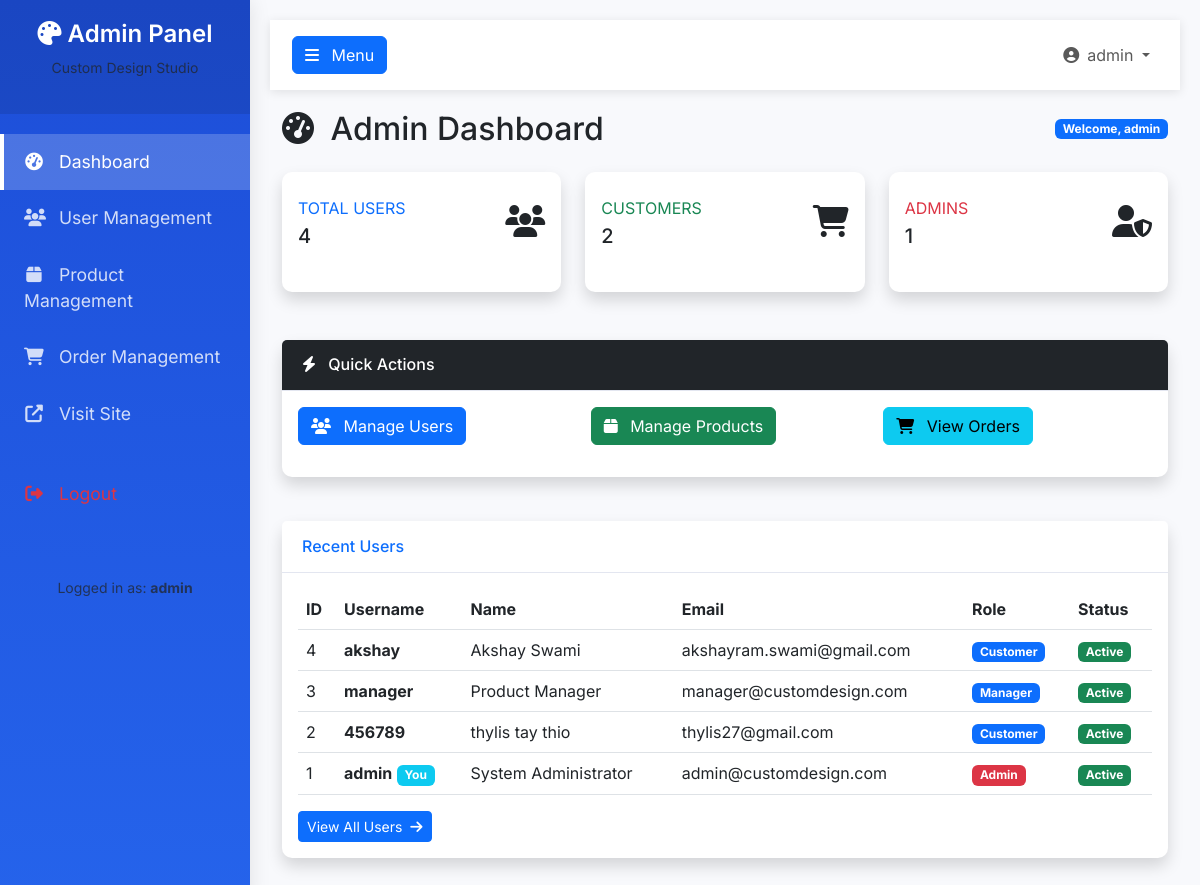
The page /admin/dashboard (signed in) on the database its author committed.
### tables this page shows
CREATE TABLE users (
                user_id INTEGER PRIMARY KEY AUTOINCREMENT,
                username TEXT UNIQUE NOT NULL,
                email TEXT UNIQUE NOT NULL,
                password_hash BLOB NOT NULL,
                first_name TEXT NOT NULL,
                last_name TEXT NOT NULL,
                date_of_birth TEXT,
                phone TEXT,
                address TEXT,
                role TEXT DEFAULT 'customer',
                profile_image TEXT,
                is_active INTEGER DEFAULT 1,
                created_at TIMESTAMP DEFAULT CURRENT_TIMESTAMP,
                last_login TIMESTAMP
            );

### admin_routes.py (the view)
@admin_bp.route('/dashboard')
@admin_required
def dashboard():
    all_users = db_helper.get_all_users(exclude_admin=False)
    customer_count = len([u for u in all_users if u[7] == 'customer'])
    admin_count = len([u for u in all_users if u[7] == 'admin'])
    users_list = [User.from_database_row(user) for user in all_users if user]
    return render_template('admin_dashboard.html',
                         users=users_list,
                         customer_count=customer_count,
                         admin_count=admin_count,
                         total_users=len(all_users))

### User.py (called while the page is built)
    def get_user_id(self):
        return self.__user_id

    def get_username(self):
        return self.__username

    def get_email(self):
        return self.__email

    def get_full_name(self):
        return f"{self.__first_name} {self.__last_name}"

    def get_role(self):
        return self.__role

    def is_active(self):
        return self.__is_active

    @classmethod
    def from_database_row(cls, row_data):
        if len(row_data) >= 11:
            return cls(
                user_id=row_data[0],
                username=row_data[1],
                email=row_data[2],
                first_name=row_data[3],
                last_name=row_data[4],
                phone=row_data[5] if row_data[5] else '',
                address=row_data[6] if row_data[6] else '',
                role=row_data[7],
                profile_image=row_data[8],
                created_at=row_data[9],
                last_login=row_data[10],
                is_active=True if len(row_data) > 11 and row_data[11] == 1 else False
            )
        return None

### admin_routes.py (called while the page is built)
def admin_required(f):
    @wraps(f)
    def decorated_function(*args, **kwargs):
        if 'user_id' not in session:
            flash('Please log in to access this page.', 'warning')
            return redirect(url_for('admin.admin_login'))
        if session.get('role') != 'admin':
            flash('Access denied. Admin privileges required.', 'danger')
            return redirect(url_for('home'))
        return f(*args, **kwargs)
    return decorated_function

### app.py (called while the page is built)
@app.context_processor
def inject_csrf_token():
    from flask_wtf.csrf import generate_csrf
    return dict(csrf_token=lambda: generate_csrf())

### templates/admin_dashboard.html (shortened to what this page needs)
{% extends "base_admin.html" %}
{% block content %}
<div class="container-fluid">
    <div class="d-flex justify-content-between align-items-center mb-4">
        <h1 class="h2 mb-0"><i class="fas fa-tachometer-alt me-2"></i> Admin Dashboard</h1>
        <span class="badge bg-primary">Welcome, {{ session.username }}</span>
    </div>
    <div class="row mb-4">
        <div class="col-xl-4 col-md-6 mb-4">
            <div class="card border-left-primary shadow h-100 py-2">
                <div class="card-body">
                    <div class="row no-gutters align-items-center">
                        <div class="col mr-2">
                            <div class="text-xs font-weight-bold text-primary text-uppercase mb-1">
                                Total Users
                            </div>
                            <div class="h5 mb-0 font-weight-bold text-gray-800">{{ total_users }}</div>
                        </div>
                        <div class="col-auto">
                            <i class="fas fa-users fa-2x text-gray-300"></i>
                        </div>
                    </div>
                </div>
            </div>
        </div>
        <div class="col-xl-4 col-md-6 mb-4">
            <div class="card border-left-success shadow h-100 py-2">
                <div class="card-body">
                    <div class="row no-gutters align-items-center">
                        <div class="col mr-2">
                            <div class="text-xs font-weight-bold text-success text-uppercase mb-1">
                                Customers
                            </div>
                            <div class="h5 mb-0 font-weight-bold text-gray-800">{{ customer_count }}</div>
                        </div>
                        <div class="col-auto">
                            <i class="fas fa-shopping-cart fa-2x text-gray-300"></i>
                        </div>
                    </div>
                </div>
            </div>
        </div>
        <div class="col-xl-4 col-md-6 mb-4">
            <div class="card border-left-danger shadow h-100 py-2">
                <div class="card-body">
                    <div class="row no-gutters align-items-center">
                        <div class="col mr-2">
                            <div class="text-xs font-weight-bold text-danger text-uppercase mb-1">
                                Admins
                            </div>
                            <div class="h5 mb-0 font-weight-bold text-gray-800">{{ admin_count }}</div>
                        </div>
                        <div class="col-auto">
                            <i class="fas fa-user-shield fa-2x text-gray-300"></i>
                        </div>
                    </div>
                </div>
            </div>
        </div>
    </div>
    <div class="row mb-4">
        <div class="col-12">
            <div class="card shadow">
                <div class="card-header bg-dark text-white">
                    <h6 class="m-0 font-weight-bold"><i class="fas fa-bolt me-2"></i> Quick Actions</h6>
                </div>
                <div class="card-body">
                    <div class="row">
                        <div class="col-md-4 mb-3">
                            <a href="{{ url_for('admin.admin_users') }}" class="btn btn-primary btn-block">
                                <i class="fas fa-users me-2"></i> Manage Users
                            </a>
                        </div>
                        <div class="col-md-4 mb-3">
                            <a href="{{ url_for('products.admin_products') }}" class="btn btn-success btn-block">
                                <i class="fas fa-box me-2"></i> Manage Products
                            </a>
                        </div>
                        <div class="col-md-4 mb-3">
                            <a href="{{ url_for('admin.admin_orders') }}" class="btn btn-info btn-block">
                                <i class="fas fa-shopping-cart me-2"></i> View Orders
                            </a>
                        </div>
                    </div>
                </div>
            </div>
        </div>
    </div>
    <div class="row">
        <div class="col-12">
            <div class="card shadow mb-4">
                <div class="card-header py-3">
                    <h6 class="m-0 font-weight-bold text-primary">Recent Users</h6>
                </div>
                <div class="card-body">
                    <div class="table-responsive">
                        <table class="table table-hover">
                            <thead>
                                <tr>
                                    <th>ID</th>
                                    <th>Username</th>
                                    <th>Name</th>
                                    <th>Email</th>
                                    <th>Role</th>
                                    <th>Status</th>
                                </tr>
                            </thead>
                            <tbody>
                                {% for user in users[:10] %}
                                <tr>
                                    <td>{{ user.get_user_id() }}</td>
                                    <td>
                                        <strong>{{ user.get_username() }}</strong>
                                        {% if user.get_user_id() == session.user_id %}
                                            <span class="badge bg-info">You</span>
                                        {% endif %}
                                    </td>
                                    <td>{{ user.get_full_name() }}</td>
                                    <td>{{ user.get_email() }}</td>
                                    <td>
                                        <span class="badge bg-{% if user.get_role() == 'admin' %}danger{% else %}primary{% endif %}">
                                            {{ user.get_role()|title }}
                                        </span>
                                    </td>
                                    <td>
                                        {% if user.is_active() %}
                                            <span class="badge bg-success">Active</span>
                                        {% else %}
                                            <span class="badge bg-secondary">Inactive</span>
                                        {% endif %}
                                    </td>
                                </tr>
                                {% endfor %}
                            </tbody>
                        </table>
                    </div>
                    <a href="{{ url_for('admin.admin_users') }}" class="btn btn-primary btn-sm">
                        View All Users <i class="fas fa-arrow-right ms-1"></i>
                    </a>
                </div>
            </div>
        </div>
    </div>
</div>
{% endblock %}

### templates/base_admin.html (style rules this page uses)
:root { --primary-blue: #2563eb; --primary-dark: #1d4ed8; --sidebar-width: 250px; }
body { font-family: 'Inter', sans-serif; background-color: #f8f9fc; }
.card { border: none; border-radius: 10px; box-shadow: 0 0 15px rgba(0,0,0,0.05); margin-bottom: 20px; }
.card-header { background: white; border-bottom: 1px solid #e3e6f0; font-weight: 600; padding: 15px 20px; }

### rows shown on the page
users: get_user_id "4", get_username "akshay", get_full_name "Akshay Swami", get_email "akshayram.swami@gmail.com", get_role "Customer"
users: get_user_id "3", get_username "manager", get_full_name "Product Manager", get_email "manager@customdesign.com", get_role "Manager"
users: get_user_id "2", get_username "456789", get_full_name "thylis tay thio", get_email "thylis27@gmail.com", get_role "Customer"
users: get_user_id "1", get_username "admin", shows "You", get_full_name "System Administrator", get_email "admin@customdesign.com", get_role "Admin"

### other values the page prints
{{ session.username }} "admin"
{{ total_users }} "4"
{{ customer_count }} "2"
{{ admin_count }} "1"
